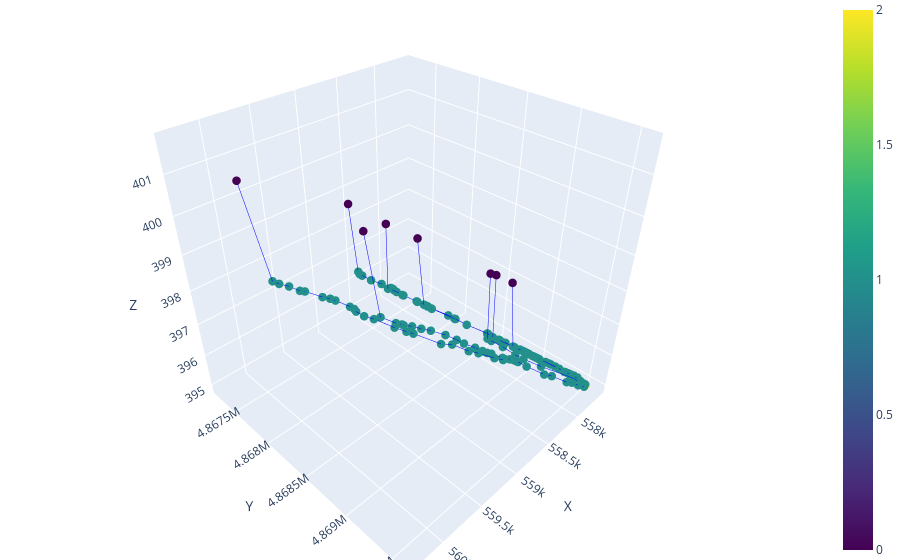

The cell this chart's notebook holds for it:
### Code cell
plot_3D_network(nodes, edges, node_color = 'type')

### Figure 1 — Plotly figure (JSON) as saved in the notebook; plotly's stock layout.template omitted (floating-point values rounded to 4 significant figures; data arrays with more than 128 entries replaced by an {"elided": "..."} marker saying what was removed)
{"data": [{"line": {"color": "blue", "width": 1}, "mode": "lines", "showlegend": false, "type": "scatter3d", "x": [558515, 558600.0], "y": [4867230, 4867000.0], "z": [398.6, 396.7]}, {"line": {"color": "blue", "width": 1}, "mode": "lines", "showlegend": false, "type": "scatter3d", "x": [557900.0, 557900.0], "y": [4869000.0, 4869000.0], "z": [395.5, 395.5]}, {"line": {"color": "blue", "width": 1}, "mode": "lines", "showlegend": false, "type": "scatter3d", "x": [557900.0, 557900.0], "y": [4869000.0, 4869000.0], "z": [395.5, 395.5]}, {"line": {"color": "blue", "width": 1}, "mode": "lines", "showlegend": false, "type": "scatter3d", "x": [557900.0, 557900.0], "y": [4869000.0, 4869000.0], "z": [395.5, 395.5]}, {"line": {"color": "blue", "width": 1}, "mode": "lines", "showlegend": false, "type": "scatter3d", "x": [557800.0, 557800.0], "y": [4869000.0, 4869000.0], "z": [395.2, 395.3]}, {"line": {"color": "blue", "width": 1}, "mode": "lines", "showlegend": false, "type": "scatter3d", "x": [557800.0, 557800.0], "y": [4869000.0, 4869000.0], "z": [395.2, 395.2]}, {"line": {"color": "blue", "width": 1}, "mode": "lines", "showlegend": false, "type": "scatter3d", "x": [557800.0, 557800.0], "y": [4869000.0, 4869000.0], "z": [395.2, 395.3]}, {"line": {"color": "blue", "width": 1}, "mode": "lines", "showlegend": false, "type": "scatter3d", "x": [557800.0, 557700.0], "y": [4869000.0, 4869000.0], "z": [395.2, 395.1]}, {"line": {"color": "blue", "width": 1}, "mode": "lines", "showlegend": false, "type": "scatter3d", "x": [557800.0, 557800.0], "y": [4869000.0, 4869000.0], "z": [395.2, 395.2]}, {"line": {"color": "blue", "width": 1}, "mode": "lines", "showlegend": false, "type": "scatter3d", "x": [558300.0, 558300.0], "y": [4869000.0, 4869000.0], "z": [396.2, 396.2]}, {"line": {"color": "blue", "width": 1}, "mode": "lines", "showlegend": false, "type": "scatter3d", "x": [558300.0, 558200.0], "y": [4869000.0, 4869000.0], "z": [396.2, 396.0]}, {"line": {"color": "blue", "width": 1}, "mode": "lines", "showlegend": false, "type": "scatter3d", "x": [557900.0, 557900.0], "y": [4869000.0, 4869000.0], "z": [395.5, 395.5]}, {"line": {"color": "blue", "width": 1}, "mode": "lines", "showlegend": false, "type": "scatter3d", "x": [557900.0, 557800.0], "y": [4869000.0, 4869000.0], "z": [395.5, 395.3]}, {"line": {"color": "blue", "width": 1}, "mode": "lines", "showlegend": false, "type": "scatter3d", "x": [557700.0, 557700.0], "y": [4869000.0, 4869000.0], "z": [395.1, 395.1]}, {"line": {"color": "blue", "width": 1}, "mode": "lines", "showlegend": false, "type": "scatter3d", "x": [557700.0, 557761], "y": [4869000.0, 4869086], "z": [395.1, 395.2]}, {"line": {"color": "blue", "width": 1}, "mode": "lines", "showlegend": false, "type": "scatter3d", "x": [558600.0, 558600.0], "y": [4867000.0, 4867000.0], "z": [396.7, 396.8]}, {"line": {"color": "blue", "width": 1}, "mode": "lines", "showlegend": false, "type": "scatter3d", "x": [557800.0, 557700.0], "y": [4869000.0, 4869000.0], "z": [395.2, 395.2]}, {"line": {"color": "blue", "width": 1}, "mode": "lines", "showlegend": false, "type": "scatter3d", "x": [558200.0, 558100.0], "y": [4869000.0, 4869000.0], "z": [396.0, 395.9]}, {"line": {"color": "blue", "width": 1}, "mode": "lines", "showlegend": false, "type": "scatter3d", "x": [557700.0, 557700.0], "y": [4869000.0, 4869000.0], "z": [395.1, 395.1]}, {"line": {"color": "blue", "width": 1}, "mode": "lines", "showlegend": false, "type": "scatter3d", "x": [557700.0, 557700.0], "y": [4869000.0, 4869000.0], "z": [395.1, 395.1]}, {"line": {"color": "blue", "width": 1}, "mode": "lines", "showlegend": false, "type": "scatter3d", "x": [559200.0, 559400.0], "y": [4869000.0, 4869000.0], "z": [397.7, 398.1]}, {"line": {"color": "blue", "width": 1}, "mode": "lines", "showlegend": false, "type": "scatter3d", "x": [559200.0, 559051], "y": [4869000.0, 4868966], "z": [397.7, 397.5]}, {"line": {"color": "blue", "width": 1}, "mode": "lines", "showlegend": false, "type": "scatter3d", "x": [557700.0, 557700.0], "y": [4869000.0, 4869000.0], "z": [395.2, 395.1]}, {"line": {"color": "blue", "width": 1}, "mode": "lines", "showlegend": false, "type": "scatter3d", "x": [558600.0, 558600.0], "y": [4867000.0, 4868000.0], "z": [396.8, 396.8]}, {"line": {"color": "blue", "width": 1}, "mode": "lines", "showlegend": false, "type": "scatter3d", "x": [557700.0, 557700.0], "y": [4869000.0, 4869000.0], "z": [395.1, 395.0]}, {"line": {"color": "blue", "width": 1}, "mode": "lines", "showlegend": false, "type": "scatter3d", "x": [557700.0, 557700.0], "y": [4869000.0, 4869000.0], "z": [395.1, 395.1]}, {"line": {"color": "blue", "width": 1}, "mode": "lines", "showlegend": false, "type": "scatter3d", "x": [558100.0, 558000.0], "y": [4869000.0, 4870000.0], "z": [395.9, 395.7]}, {"line": {"color": "blue", "width": 1}, "mode": "lines", "showlegend": false, "type": "scatter3d", "x": [558600.0, 558600.0], "y": [4868000.0, 4868000.0], "z": [396.8, 396.7]}, {"line": {"color": "blue", "width": 1}, "mode": "lines", "showlegend": false, "type": "scatter3d", "x": [557800.0, 557800.0], "y": [4869000.0, 4869000.0], "z": [395.3, 395.3]}, {"line": {"color": "blue", "width": 1}, "mode": "lines", "showlegend": false, "type": "scatter3d", "x": [557800.0, 557800.0], "y": [4869000.0, 4869000.0], "z": [395.3, 395.3]}, {"line": {"color": "blue", "width": 1}, "mode": "lines", "showlegend": false, "type": "scatter3d", "x": [557800.0, 557800.0], "y": [4869000.0, 4869000.0], "z": [395.3, 395.3]}, {"line": {"color": "blue", "width": 1}, "mode": "lines", "showlegend": false, "type": "scatter3d", "x": [557800.0, 557800.0], "y": [4869000.0, 4869000.0], "z": [395.3, 395.3]}, {"line": {"color": "blue", "width": 1}, "mode": "lines", "showlegend": false, "type": "scatter3d", "x": [557800.0, 557761], "y": [4869000.0, 4869086], "z": [395.3, 395.2]}, {"line": {"color": "blue", "width": 1}, "mode": "lines", "showlegend": false, "type": "scatter3d", "x": [557700.0, 557600.0], "y": [4869000.0, 4869000.0], "z": [395.0, 395.0]}, {"line": {"color": "blue", "width": 1}, "mode": "lines", "showlegend": false, "type": "scatter3d", "x": [559051, 558946], "y": [4868966, 4869061], "z": [397.5, 397.3]}, {"line": {"color": "blue", "width": 1}, "mode": "lines", "showlegend": false, "type": "scatter3d", "x": [558600.0, 558500.0], "y": [4868000.0, 4868000.0], "z": [396.7, 396.5]}, {"line": {"color": "blue", "width": 1}, "mode": "lines", "showlegend": false, "type": "scatter3d", "x": [558000.0, 557900.0], "y": [4870000.0, 4870000.0], "z": [395.7, 395.5]}, {"line": {"color": "blue", "width": 1}, "mode": "lines", "showlegend": false, "type": "scatter3d", "x": [557700.0, 557600.0], "y": [4869000.0, 4869000.0], "z": [395.1, 395.0]}, {"line": {"color": "blue", "width": 1}, "mode": "lines", "showlegend": false, "type": "scatter3d", "x": [557600.0, 557700.0], "y": [4869000.0, 4869000.0], "z": [395.0, 395.1]}, {"line": {"color": "blue", "width": 1}, "mode": "lines", "showlegend": false, "type": "scatter3d", "x": [557600.0, 557600.0], "y": [4869000.0, 4869000.0], "z": [395.0, 395.0]}, {"line": {"color": "blue", "width": 1}, "mode": "lines", "showlegend": false, "type": "scatter3d", "x": [557900.0, 557900.0], "y": [4870000.0, 4870000.0], "z": [395.5, 395.4]}, {"line": {"color": "blue", "width": 1}, "mode": "lines", "showlegend": false, "type": "scatter3d", "x": [557600.0, 557600.0], "y": [4869000.0, 4869000.0], "z": [394.9, 395.0]}, {"line": {"color": "blue", "width": 1}, "mode": "lines", "showlegend": false, "type": "scatter3d", "x": [557600.0, 557596], "y": [4869000.0, 4869421], "z": [394.9, 394.9]}, {"line": {"color": "blue", "width": 1}, "mode": "lines", "showlegend": false, "type": "scatter3d", "x": [558500.0, 558400.0], "y": [4868000.0, 4868000.0], "z": [396.5, 396.4]}, {"line": {"color": "blue", "width": 1}, "mode": "lines", "showlegend": false, "type": "scatter3d", "x": [558946, 558800.0], "y": [4869061, 4869000.0], "z": [397.3, 397.1]}, {"line": {"color": "blue", "width": 1}, "mode": "lines", "showlegend": false, "type": "scatter3d", "x": [557700.0, 557671], "y": [4869000.0, 4869486], "z": [395.1, 395.1]}, {"line": {"color": "blue", "width": 1}, "mode": "lines", "showlegend": false, "type": "scatter3d", "x": [557700.0, 557700.0], "y": [4869000.0, 4869000.0], "z": [395.1, 395.1]}, {"line": {"color": "blue", "width": 1}, "mode": "lines", "showlegend": false, "type": "scatter3d", "x": [557671, 557700.0], "y": [4869486, 4870000.0], "z": [395.1, 395.1]}, {"line": {"color": "blue", "width": 1}, "mode": "lines", "showlegend": false, "type": "scatter3d", "x": [557671, 557596], "y": [4869486, 4869421], "z": [395.1, 394.9]}, {"line": {"color": "blue", "width": 1}, "mode": "lines", "showlegend": false, "type": "scatter3d", "x": [557700.0, 557600.0], "y": [4869000.0, 4869000.0], "z": [395.1, 395.0]}, {"line": {"color": "blue", "width": 1}, "mode": "lines", "showlegend": false, "type": "scatter3d", "x": [557900.0, 557800.0], "y": [4870000.0, 4870000.0], "z": [395.4, 395.3]}, {"line": {"color": "blue", "width": 1}, "mode": "lines", "showlegend": false, "type": "scatter3d", "x": [557700.0, 557700.0], "y": [4870000.0, 4870000.0], "z": [395.1, 395.1]}, {"line": {"color": "blue", "width": 1}, "mode": "lines", "showlegend": false, "type": "scatter3d", "x": [557700.0, 557700.0], "y": [4870000.0, 4870000.0], "z": [395.1, 395.1]}, {"line": {"color": "blue", "width": 1}, "mode": "lines", "showlegend": false, "type": "scatter3d", "x": [557700.0, 557689], "y": [4870000.0, 4869553], "z": [395.1, 395.1]}, {"line": {"color": "blue", "width": 1}, "mode": "lines", "showlegend": false, "type": "scatter3d", "x": [557700.0, 557700.0], "y": [4870000.0, 4870000.0], "z": [395.1, 395.1]}, {"line": {"color": "blue", "width": 1}, "mode": "lines", "showlegend": false, "type": "scatter3d", "x": [557689, 557800.0], "y": [4869553, 4870000.0], "z": [395.1, 395.2]}, {"line": {"color": "blue", "width": 1}, "mode": "lines", "showlegend": false, "type": "scatter3d", "x": [559567, 559500.0], "y": [4868494, 4869000.0], "z": [400.4, 398.3]}, {"line": {"color": "blue", "width": 1}, "mode": "lines", "showlegend": false, "type": "scatter3d", "x": [558400.0, 558400.0], "y": [4868000.0, 4868000.0], "z": [396.4, 396.4]}, {"line": {"color": "blue", "width": 1}, "mode": "lines", "showlegend": false, "type": "scatter3d", "x": [558800.0, 558700.0], "y": [4869000.0, 4869000.0], "z": [397.1, 396.8]}, {"line": {"color": "blue", "width": 1}, "mode": "lines", "showlegend": false, "type": "scatter3d", "x": [558400.0, 558500.0], "y": [4868000.0, 4868000.0], "z": [396.4, 396.4]}, {"line": {"color": "blue", "width": 1}, "mode": "lines", "showlegend": false, "type": "scatter3d", "x": [557800.0, 557800.0], "y": [4870000.0, 4870000.0], "z": [395.3, 395.2]}, {"line": {"color": "blue", "width": 1}, "mode": "lines", "showlegend": false, "type": "scatter3d", "x": [557600.0, 557600.0], "y": [4869000.0, 4869000.0], "z": [395.0, 395.0]}, {"line": {"color": "blue", "width": 1}, "mode": "lines", "showlegend": false, "type": "scatter3d", "x": [557600.0, 557600.0], "y": [4869000.0, 4869000.0], "z": [395.0, 395.0]}, {"line": {"color": "blue", "width": 1}, "mode": "lines", "showlegend": false, "type": "scatter3d", "x": [558500.0, 558400.0], "y": [4868000.0, 4868000.0], "z": [396.4, 396.4]}, {"line": {"color": "blue", "width": 1}, "mode": "lines", "showlegend": false, "type": "scatter3d", "x": [557600.0, 557600.0], "y": [4869000.0, 4869000.0], "z": [395.0, 395.0]}, {"line": {"color": "blue", "width": 1}, "mode": "lines", "showlegend": false, "type": "scatter3d", "x": [557600.0, 557600.0], "y": [4869000.0, 4869000.0], "z": [395.0, 395.0]}, {"line": {"color": "blue", "width": 1}, "mode": "lines", "showlegend": false, "type": "scatter3d", "x": [559500.0, 559400.0], "y": [4869000.0, 4869000.0], "z": [398.3, 398.1]}, {"line": {"color": "blue", "width": 1}, "mode": "lines", "showlegend": false, "type": "scatter3d", "x": [560322, 560236], "y": [4868051, 4868186], "z": [401.7, 399.6]}, {"line": {"color": "blue", "width": 1}, "mode": "lines", "showlegend": false, "type": "scatter3d", "x": [558400.0, 558400.0], "y": [4868000.0, 4868000.0], "z": [396.4, 396.4]}, {"line": {"color": "blue", "width": 1}, "mode": "lines", "showlegend": false, "type": "scatter3d", "x": [558400.0, 558500.0], "y": [4868000.0, 4868000.0], "z": [396.4, 396.5]}, {"line": {"color": "blue", "width": 1}, "mode": "lines", "showlegend": false, "type": "scatter3d", "x": [558700.0, 558700.0], "y": [4869000.0, 4869000.0], "z": [396.8, 396.8]}, {"line": {"color": "blue", "width": 1}, "mode": "lines", "showlegend": false, "type": "scatter3d", "x": [558700.0, 558600.0], "y": [4869000.0, 4869000.0], "z": [396.8, 396.6]}, {"line": {"color": "blue", "width": 1}, "mode": "lines", "showlegend": false, "type": "scatter3d", "x": [558400.0, 558400.0], "y": [4868000.0, 4868000.0], "z": [396.4, 396.3]}, {"line": {"color": "blue", "width": 1}, "mode": "lines", "showlegend": false, "type": "scatter3d", "x": [557700.0, 557700.0], "y": [4869000.0, 4870000.0], "z": [395.1, 395.1]}, {"line": {"color": "blue", "width": 1}, "mode": "lines", "showlegend": false, "type": "scatter3d", "x": [559400.0, 559300.0], "y": [4869000.0, 4869000.0], "z": [398.1, 398.0]}, {"line": {"color": "blue", "width": 1}, "mode": "lines", "showlegend": false, "type": "scatter3d", "x": [557700.0, 557700.0], "y": [4870000.0, 4870000.0], "z": [395.1, 395.1]}, {"line": {"color": "blue", "width": 1}, "mode": "lines", "showlegend": false, "type": "scatter3d", "x": [558600.0, 558500.0], "y": [4869000.0, 4869000.0], "z": [396.6, 396.6]}, {"line": {"color": "blue", "width": 1}, "mode": "lines", "showlegend": false, "type": "scatter3d", "x": [558011, 558000.0], "y": [4868669, 4869000.0], "z": [397.7, 395.6]}, {"line": {"color": "blue", "width": 1}, "mode": "lines", "showlegend": false, "type": "scatter3d", "x": [559300.0, 559300.0], "y": [4869000.0, 4869000.0], "z": [398.0, 398.0]}, {"line": {"color": "blue", "width": 1}, "mode": "lines", "showlegend": false, "type": "scatter3d", "x": [559300.0, 559200.0], "y": [4869000.0, 4869000.0], "z": [398.0, 397.8]}, {"line": {"color": "blue", "width": 1}, "mode": "lines", "showlegend": false, "type": "scatter3d", "x": [558000.0, 557900.0], "y": [4869000.0, 4869000.0], "z": [395.6, 395.5]}, {"line": {"color": "blue", "width": 1}, "mode": "lines", "showlegend": false, "type": "scatter3d", "x": [560236, 560200.0], "y": [4868186, 4868000.0], "z": [399.6, 399.5]}, {"line": {"color": "blue", "width": 1}, "mode": "lines", "showlegend": false, "type": "scatter3d", "x": [558400.0, 558400.0], "y": [4868000.0, 4868000.0], "z": [396.3, 396.3]}, {"line": {"color": "blue", "width": 1}, "mode": "lines", "showlegend": false, "type": "scatter3d", "x": [558500.0, 558400.0], "y": [4869000.0, 4869000.0], "z": [396.6, 396.4]}, {"line": {"color": "blue", "width": 1}, "mode": "lines", "showlegend": false, "type": "scatter3d", "x": [558400.0, 558300.0], "y": [4868000.0, 4868000.0], "z": [396.3, 396.2]}, {"line": {"color": "blue", "width": 1}, "mode": "lines", "showlegend": false, "type": "scatter3d", "x": [560200.0, 560100.0], "y": [4868000.0, 4868000.0], "z": [399.5, 399.4]}, {"line": {"color": "blue", "width": 1}, "mode": "lines", "showlegend": false, "type": "scatter3d", "x": [558126, 558200.0], "y": [4868680, 4869000.0], "z": [397.9, 395.9]}, {"line": {"color": "blue", "width": 1}, "mode": "lines", "showlegend": false, "type": "scatter3d", "x": [559200.0, 559100.0], "y": [4869000.0, 4869000.0], "z": [397.8, 397.6]}, {"line": {"color": "blue", "width": 1}, "mode": "lines", "showlegend": false, "type": "scatter3d", "x": [558300.0, 558300.0], "y": [4868000.0, 4868000.0], "z": [396.2, 396.2]}, {"line": {"color": "blue", "width": 1}, "mode": "lines", "showlegend": false, "type": "scatter3d", "x": [558300.0, 558345], "y": [4868000.0, 4867990], "z": [396.2, 398.3]}, {"line": {"color": "blue", "width": 1}, "mode": "lines", "showlegend": false, "type": "scatter3d", "x": [558300.0, 558300.0], "y": [4868000.0, 4868000.0], "z": [396.2, 396.2]}, {"line": {"color": "blue", "width": 1}, "mode": "lines", "showlegend": false, "type": "scatter3d", "x": [558300.0, 558300.0], "y": [4868000.0, 4868000.0], "z": [396.2, 396.2]}, {"line": {"color": "blue", "width": 1}, "mode": "lines", "showlegend": false, "type": "scatter3d", "x": [558400.0, 558400.0], "y": [4869000.0, 4869000.0], "z": [396.4, 396.3]}, {"line": {"color": "blue", "width": 1}, "mode": "lines", "showlegend": false, "type": "scatter3d", "x": [558200.0, 558200.0], "y": [4869000.0, 4869000.0], "z": [395.9, 395.9]}, {"line": {"color": "blue", "width": 1}, "mode": "lines", "showlegend": false, "type": "scatter3d", "x": [558300.0, 558300.0], "y": [4868000.0, 4868000.0], "z": [396.2, 396.2]}, {"line": {"color": "blue", "width": 1}, "mode": "lines", "showlegend": false, "type": "scatter3d", "x": [560100.0, 560100.0], "y": [4868000.0, 4868000.0], "z": [399.4, 399.3]}, {"line": {"color": "blue", "width": 1}, "mode": "lines", "showlegend": false, "type": "scatter3d", "x": [558522, 558500.0], "y": [4867747, 4868000.0], "z": [398.6, 396.6]}, {"line": {"color": "blue", "width": 1}, "mode": "lines", "showlegend": false, "type": "scatter3d", "x": [558300.0, 558200.0], "y": [4868000.0, 4868000.0], "z": [396.2, 395.9]}, {"line": {"color": "blue", "width": 1}, "mode": "lines", "showlegend": false, "type": "scatter3d", "x": [558200.0, 558100.0], "y": [4869000.0, 4869000.0], "z": [395.9, 395.9]}, {"line": {"color": "blue", "width": 1}, "mode": "lines", "showlegend": false, "type": "scatter3d", "x": [559100.0, 559100.0], "y": [4869000.0, 4869000.0], "z": [397.6, 397.6]}, {"line": {"color": "blue", "width": 1}, "mode": "lines", "showlegend": false, "type": "scatter3d", "x": [559100.0, 559000.0], "y": [4869000.0, 4869000.0], "z": [397.6, 397.4]}, {"line": {"color": "blue", "width": 1}, "mode": "lines", "showlegend": false, "type": "scatter3d", "x": [560100.0, 560000.0], "y": [4868000.0, 4868000.0], "z": [399.3, 399.2]}, {"line": {"color": "blue", "width": 1}, "mode": "lines", "showlegend": false, "type": "scatter3d", "x": [558500.0, 558500.0], "y": [4868000.0, 4868000.0], "z": [396.6, 396.5]}, {"line": {"color": "blue", "width": 1}, "mode": "lines", "showlegend": false, "type": "scatter3d", "x": [560000.0, 559900.0], "y": [4868000.0, 4868000.0], "z": [399.2, 399.0]}, {"line": {"color": "blue", "width": 1}, "mode": "lines", "showlegend": false, "type": "scatter3d", "x": [559000.0, 558901], "y": [4869000.0, 4868781], "z": [397.4, 397.2]}, {"line": {"color": "blue", "width": 1}, "mode": "lines", "showlegend": false, "type": "scatter3d", "x": [558100.0, 558100.0], "y": [4869000.0, 4869000.0], "z": [395.9, 395.9]}, {"line": {"color": "blue", "width": 1}, "mode": "lines", "showlegend": false, "type": "scatter3d", "x": [559900.0, 559800.0], "y": [4868000.0, 4868000.0], "z": [399.0, 398.8]}, {"line": {"color": "blue", "width": 1}, "mode": "lines", "showlegend": false, "type": "scatter3d", "x": [558901, 558800.0], "y": [4868781, 4869000.0], "z": [397.2, 397.1]}, {"line": {"color": "blue", "width": 1}, "mode": "lines", "showlegend": false, "type": "scatter3d", "x": [558200.0, 558100.0], "y": [4868000.0, 4868000.0], "z": [395.9, 395.9]}, {"line": {"color": "blue", "width": 1}, "mode": "lines", "showlegend": false, "type": "scatter3d", "x": [558200.0, 558200.0], "y": [4868000.0, 4868000.0], "z": [395.9, 396.0]}, {"line": {"color": "blue", "width": 1}, "mode": "lines", "showlegend": false, "type": "scatter3d", "x": [558100.0, 558131], "y": [4869000.0, 4869116], "z": [395.9, 395.9]}, {"line": {"color": "blue", "width": 1}, "mode": "lines", "showlegend": false, "type": "scatter3d", "x": [558100.0, 558100.0], "y": [4868000.0, 4868000.0], "z": [395.9, 395.8]}, {"line": {"color": "blue", "width": 1}, "mode": "lines", "showlegend": false, "type": "scatter3d", "x": [559800.0, 559800.0], "y": [4868000.0, 4868000.0], "z": [398.8, 398.8]}, {"line": {"color": "blue", "width": 1}, "mode": "lines", "showlegend": false, "type": "scatter3d", "x": [558300.0, 558301], "y": [4868000.0, 4868141], "z": [396.2, 396.2]}, {"line": {"color": "blue", "width": 1}, "mode": "lines", "showlegend": false, "type": "scatter3d", "x": [558131, 558000.0], "y": [4869116, 4869000.0], "z": [395.9, 395.7]}, {"line": {"color": "blue", "width": 1}, "mode": "lines", "showlegend": false, "type": "scatter3d", "x": [559800.0, 559700.0], "y": [4868000.0, 4868000.0], "z": [398.8, 398.6]}, {"line": {"color": "blue", "width": 1}, "mode": "lines", "showlegend": false, "type": "scatter3d", "x": [558301, 558200.0], "y": [4868141, 4868000.0], "z": [396.2, 396.0]}, {"line": {"color": "blue", "width": 1}, "mode": "lines", "showlegend": false, "type": "scatter3d", "x": [558800.0, 558800.0], "y": [4869000.0, 4869000.0], "z": [397.1, 397.0]}, {"line": {"color": "blue", "width": 1}, "mode": "lines", "showlegend": false, "type": "scatter3d", "x": [558100.0, 558000.0], "y": [4868000.0, 4869000.0], "z": [395.8, 395.6]}, {"line": {"color": "blue", "width": 1}, "mode": "lines", "showlegend": false, "type": "scatter3d", "x": [558100.0, 558000.0], "y": [4868000.0, 4869000.0], "z": [395.8, 395.6]}, {"line": {"color": "blue", "width": 1}, "mode": "lines", "showlegend": false, "type": "scatter3d", "x": [558800.0, 558700.0], "y": [4869000.0, 4869000.0], "z": [397.0, 396.9]}, {"line": {"color": "blue", "width": 1}, "mode": "lines", "showlegend": false, "type": "scatter3d", "x": [559700.0, 559700.0], "y": [4868000.0, 4868000.0], "z": [398.6, 398.6]}, {"line": {"color": "blue", "width": 1}, "mode": "lines", "showlegend": false, "type": "scatter3d", "x": [559700.0, 559736], "y": [4868000.0, 4868546], "z": [398.6, 398.7]}, {"line": {"color": "blue", "width": 1}, "mode": "lines", "showlegend": false, "type": "scatter3d", "x": [558000.0, 557700.0], "y": [4869000.0, 4869000.0], "z": [395.7, 395.2]}, {"line": {"color": "blue", "width": 1}, "mode": "lines", "showlegend": false, "type": "scatter3d", "x": [558700.0, 558700.0], "y": [4869000.0, 4869000.0], "z": [396.9, 396.8]}, {"line": {"color": "blue", "width": 1}, "mode": "lines", "showlegend": false, "type": "scatter3d", "x": [559736, 559700.0], "y": [4868546, 4869000.0], "z": [398.7, 398.6]}, {"line": {"color": "blue", "width": 1}, "mode": "lines", "showlegend": false, "type": "scatter3d", "x": [558700.0, 558700.0], "y": [4869000.0, 4869000.0], "z": [396.8, 396.8]}, {"line": {"color": "blue", "width": 1}, "mode": "lines", "showlegend": false, "type": "scatter3d", "x": [558700.0, 558700.0], "y": [4869000.0, 4869000.0], "z": [396.8, 396.8]}, {"line": {"color": "blue", "width": 1}, "mode": "lines", "showlegend": false, "type": "scatter3d", "x": [558000.0, 557900.0], "y": [4869000.0, 4869000.0], "z": [395.6, 395.5]}, {"line": {"color": "blue", "width": 1}, "mode": "lines", "showlegend": false, "type": "scatter3d", "x": [559700.0, 559600.0], "y": [4869000.0, 4869000.0], "z": [398.6, 398.5]}, {"line": {"color": "blue", "width": 1}, "mode": "lines", "showlegend": false, "type": "scatter3d", "x": [558700.0, 558600.0], "y": [4869000.0, 4869000.0], "z": [396.8, 396.7]}, {"line": {"color": "blue", "width": 1}, "mode": "lines", "showlegend": false, "type": "scatter3d", "x": [559600.0, 559500.0], "y": [4869000.0, 4869000.0], "z": [398.5, 398.3]}, {"line": {"color": "blue", "width": 1}, "mode": "lines", "showlegend": false, "type": "scatter3d", "x": [558600.0, 558500.0], "y": [4869000.0, 4869000.0], "z": [396.7, 396.5]}, {"line": {"color": "blue", "width": 1}, "mode": "lines", "showlegend": false, "type": "scatter3d", "x": [557900.0, 557900.0], "y": [4869000.0, 4869000.0], "z": [395.5, 395.4]}, {"line": {"color": "blue", "width": 1}, "mode": "lines", "showlegend": false, "type": "scatter3d", "x": [558500.0, 558400.0], "y": [4869000.0, 4869000.0], "z": [396.5, 396.3]}, {"line": {"color": "blue", "width": 1}, "mode": "lines", "showlegend": false, "type": "scatter3d", "x": [557700.0, 557700.0], "y": [4869000.0, 4870000.0], "z": [395.2, 395.1]}, {"line": {"color": "blue", "width": 1}, "mode": "lines", "showlegend": false, "type": "scatter3d", "x": [557900.0, 557900.0], "y": [4869000.0, 4869000.0], "z": [395.4, 395.4]}, {"line": {"color": "blue", "width": 1}, "mode": "lines", "showlegend": false, "type": "scatter3d", "x": [557900.0, 557952], "y": [4869000.0, 4868811], "z": [395.4, 397.6]}, {"line": {"color": "blue", "width": 1}, "mode": "lines", "showlegend": false, "type": "scatter3d", "x": [557900.0, 557900.0], "y": [4869000.0, 4869000.0], "z": [395.4, 395.4]}, {"line": {"color": "blue", "width": 1}, "mode": "lines", "showlegend": false, "type": "scatter3d", "x": [559500.0, 559500.0], "y": [4869000.0, 4869000.0], "z": [398.3, 398.2]}, {"line": {"color": "blue", "width": 1}, "mode": "lines", "showlegend": false, "type": "scatter3d", "x": [557900.0, 557800.0], "y": [4869000.0, 4869000.0], "z": [395.4, 395.3]}, {"line": {"color": "blue", "width": 1}, "mode": "lines", "showlegend": false, "type": "scatter3d", "x": [558300.0, 558400.0], "y": [4869000.0, 4869000.0], "z": [396.2, 396.3]}, {"line": {"color": "blue", "width": 1}, "mode": "lines", "showlegend": false, "type": "scatter3d", "x": [558300.0, 558300.0], "y": [4869000.0, 4869000.0], "z": [396.2, 396.2]}, {"line": {"color": "blue", "width": 1}, "mode": "lines", "showlegend": false, "type": "scatter3d", "x": [558000.0, 557900.0], "y": [4869000.0, 4869000.0], "z": [395.6, 395.5]}, {"line": {"color": "blue", "width": 1}, "mode": "lines", "showlegend": false, "type": "scatter3d", "x": [557800.0, 557800.0], "y": [4869000.0, 4869000.0], "z": [395.3, 395.3]}, {"line": {"color": "blue", "width": 1}, "mode": "lines", "showlegend": false, "type": "scatter3d", "x": [557800.0, 557800.0], "y": [4869000.0, 4869000.0], "z": [395.3, 395.3]}, {"line": {"color": "blue", "width": 1}, "mode": "lines", "showlegend": false, "type": "scatter3d", "x": [557800.0, 557800.0], "y": [4869000.0, 4869000.0], "z": [395.3, 395.3]}, {"line": {"color": "blue", "width": 1}, "mode": "lines", "showlegend": false, "type": "scatter3d", "x": [557800.0, 557800.0], "y": [4869000.0, 4869000.0], "z": [395.3, 395.3]}, {"line": {"color": "blue", "width": 1}, "mode": "lines", "showlegend": false, "type": "scatter3d", "x": [558400.0, 558400.0], "y": [4869000.0, 4869000.0], "z": [396.3, 396.3]}, {"line": {"color": "blue", "width": 1}, "mode": "lines", "showlegend": false, "type": "scatter3d", "x": [557800.0, 557800.0], "y": [4869000.0, 4869000.0], "z": [395.3, 395.3]}, {"line": {"color": "blue", "width": 1}, "mode": "lines", "showlegend": false, "type": "scatter3d", "x": [559500.0, 559400.0], "y": [4869000.0, 4869000.0], "z": [398.2, 398.1]}, {"line": {"color": "blue", "width": 1}, "mode": "lines", "showlegend": false, "type": "scatter3d", "x": [557800.0, 557800.0], "y": [4869000.0, 4869000.0], "z": [395.3, 395.3]}, {"line": {"color": "blue", "width": 1}, "mode": "lines", "showlegend": false, "type": "scatter3d", "x": [557800.0, 557800.0], "y": [4869000.0, 4869000.0], "z": [395.3, 395.3]}, {"line": {"color": "blue", "width": 1}, "mode": "lines", "showlegend": false, "type": "scatter3d", "x": [557800.0, 557800.0], "y": [4869000.0, 4869000.0], "z": [395.3, 395.3]}, {"line": {"color": "blue", "width": 1}, "mode": "lines", "showlegend": false, "type": "scatter3d", "x": [557800.0, 557800.0], "y": [4869000.0, 4869000.0], "z": [395.3, 395.3]}, {"line": {"color": "blue", "width": 1}, "mode": "lines", "showlegend": false, "type": "scatter3d", "x": [557800.0, 557800.0], "y": [4869000.0, 4869000.0], "z": [395.3, 395.3]}, {"marker": {"color": {"elided": "147 int values"}, "colorscale": [[0, "#440154"], [0.1111, "#482878"], [0.2222, "#3e4989"], [0.3333, "#31688e"], [0.4444, "#26828e"], [0.5556, "#1f9e89"], [0.6667, "#35b779"], [0.7778, "#6ece58"], [0.8889, "#b5de2b"], [1, "#fde725"]], "showscale": true, "size": 5}, "mode": "markers", "showlegend": false, "type": "scatter3d", "x": {"elided": "147 float values"}, "y": {"elided": "147 float values"}, "z": {"elided": "147 float values"}}], "layout": {"margin": {"b": 0, "l": 0, "r": 0, "t": 0}, "scene": {"xaxis": {"title": {"text": "X"}}, "yaxis": {"title": {"text": "Y"}}, "zaxis": {"title": {"text": "Z"}}}}}
